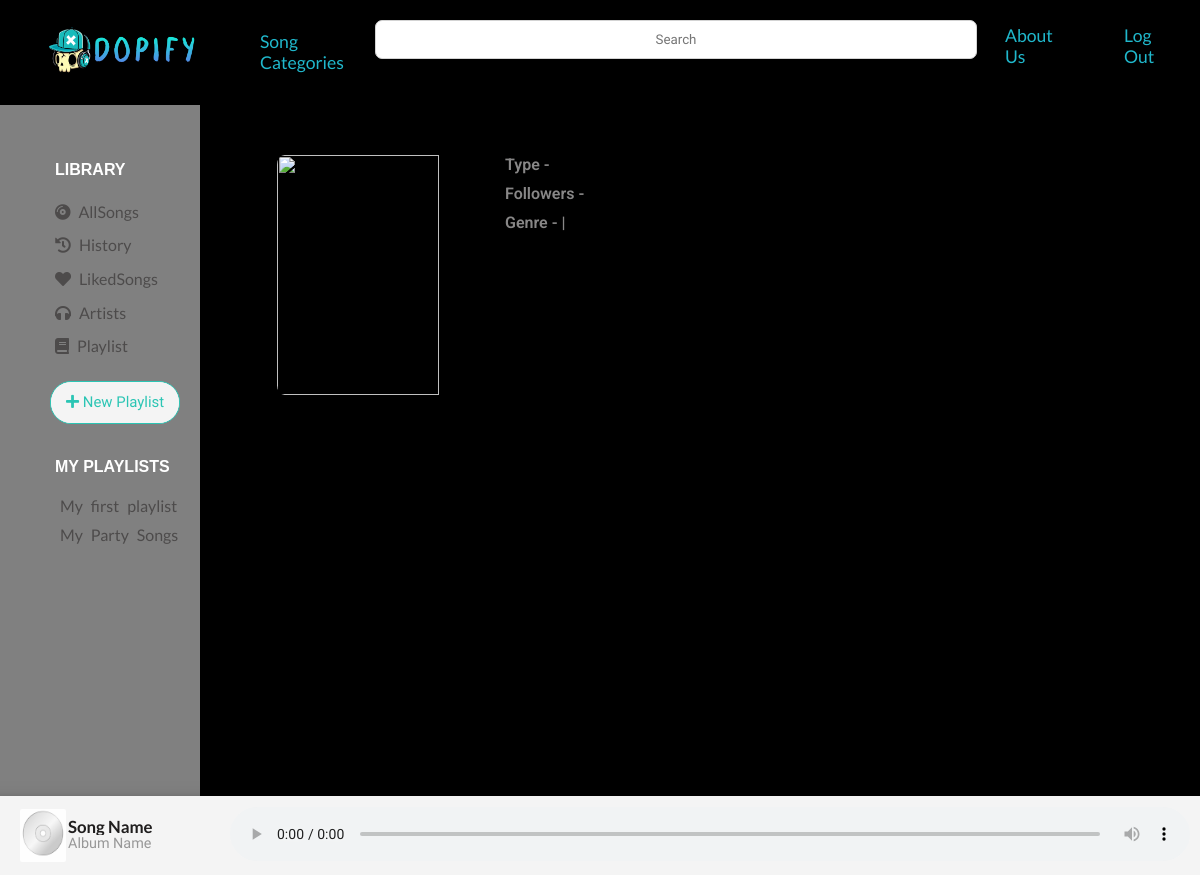
Page /album/2 (signed in) on the committed database.
### music_app/models.py (models this page shows, shortened)
class Playlist(models.Model):
    playlist_id = models.AutoField(primary_key=True)
    user = models.ForeignKey(User, on_delete=models.CASCADE)
    music_ids = ListCharField(base_field=models.CharField(max_length=100), size=100, max_length=(100 * 101))
    playlist_name = models.CharField(max_length=10000000, default="")
    likes = models.IntegerField(default=0)
    followers = models.IntegerField(default=0)
    plays = models.IntegerField(default=0)

### music_app/views.py (the view)
# urls.py: path('album/<int:id>', singerpost, name='singerpost'),
def singerpost(request, id):
    user = request.user
    myPlaylists  = []
    if user.is_authenticated:
        myPlaylists = list(Playlist.objects.filter(user=user))
    singer = Singer.objects.filter(singer_id=id).first()
    singerSongs = Song.objects.filter(singer1=singer.name).all()
    name = singer.name
    print(name)
    results = spotify.search(q='artist:' + name, type='artist')
    items = results['artists']['items']
    results = spotify.artist_top_tracks(items[0]['uri'])
    final_result=results['tracks'][:10]
    items[0]['type'] = items[0]['type'].capitalize()
    for i in range (len(items[0]['genres'])):
        items[0]['genres'][i] = items[0]['genres'][i].title()
    return render(request, 'singerpost.html', {'singerSongs': final_result, 'singer':items[0], 'myPlaylists':myPlaylists})

### music_app/templates/singerpost.html (shortened to what this page needs)
{%extends 'header.html'%}
{% block body %}
{% load static %}
    <link rel="stylesheet" href="{% static 'singerpost.css' %}">
<div id="body-center">
    <div id="playlist">
        <div class="card">
            <img src="{{singer.images.0.url}}" />
            <div class="cardData">
                <p style="margin: 0px 10px 10px 0px; font-size: 1rem; font-weight: 550; font-family: 'Roboto', sans-serif; color: rgb(136, 135, 135);">
                    Type - {{singer.type}}</p>
                <p style="margin: 0px 10px 10px 0px; font-size: 1rem; font-weight: 550; font-family: 'Roboto', sans-serif; color: rgb(136, 135, 135);">
                    Followers - {{singer.followers.total}}</p>
                <p style="margin: 0px 10px 10px 0px; font-size: 1rem; font-weight: 550; font-family: 'Roboto', sans-serif; color: rgb(136, 135, 135);">
                    Genre - {{singer.genres.0}} | {{singer.genres.1}}</p>
            </div>
        </div>
    </div>
</div>
<div id="audio_main" class="audio-decs">
    <div class="audio-data">
        <img id="audio-img" style="height: 53px; width: 64%; border-radius: 4%; margin: 3px 0px 3px 30px;"
            src="{% static 'staticDisk.jpg' %}" alt="Image here">
        <div style="margin: auto 6px;">
            <h4 id="audio-song">Song Name</h4>
            <p id="audio-movie" style="color: rgb(151, 151, 151);">Album Name</p>
        </div>
    </div>
    <div style="margin: auto 0px;">
        <audio preload="none" controls id="audioPlayer">
        </audio>
    </div>
</div>
{% endblock %}

### music_app/templates/header.html (shortened to what this page needs)
<!doctype html>
<html lang="en">
{% load static %}
{% load socialaccount %}
<head>
    <link rel="stylesheet" href="https://unpkg.com/flickity@2/dist/flickity.min.css">
    <link rel="stylesheet" href="https://pro.fontawesome.com/releases/v5.10.0/css/all.css"
 />
    <link rel="stylesheet" href="{% static 'hamburgerNavbar.css' %}">
    <link rel="stylesheet" href="{% static 'navbar.css' %}">
    <link rel="stylesheet" href="{% static 'centerBody.css' %}">
    <link rel="stylesheet" href="{% static 'leftBody.css' %}">
    <link rel="stylesheet" href="{% static 'audioBar.css' %}">
    <link rel="stylesheet" href="{% static 'playlistPopUp.css' %}">
    <link rel="stylesheet" href="{% static 'loginSignup.css' %}">
    <link rel="stylesheet" href="{% static 'loader.css' %}">
    <link rel="stylesheet" href="{% static 'footer.css' %}">
    <link rel="stylesheet" href="{% static 'mediaQueries.css' %}">
    <link rel="stylesheet" href="{% static 'alert.css' %}">
    <link rel="stylesheet" href="{% static 'customScrollBar.css' %}">
</head>
<body >
    <div id="navbar" class="header-with-background">
        <div id="nav-left">
            <a style="margin: auto 10px;" href="\"><img src="{% static 'header-logo.png' %}" alt="Dopify Logo" width="155px" height="auto"></a>
            <a style="margin: auto 10px;" href="{% url 'footer' %}" class="link">Song Categories</a>
        </div>
            {% if user.is_authenticated %}
            <div id='nav-center'>
                <form class="searchBar" autocomplete="off" method="POST" action="/searchResults"> {% csrf_token %}
                    <input type="text" class="searchText" name="data" placeholder="Search">
                </form>
            </div>
            <div id="nav-right">
            <a href=""></a>
            <a href=""></a>
            <a href="{% url 'formex' %}">About Us</a>
            <a href="/logout" class="link">Log Out</a>
            </div>
            {% endif %}
        </div>
    <div id="body-left">
        <div>
            <p
                style="margin: 5px; font-family: Helvetica; font-size: 1rem; font-weight: 700; line-height: 2.5; color: white; text-align: left;">
                LIBRARY</p>
            <a class="left-panel-btn" href="/allSongs"><i class="fas fa-compact-disc"></i> AllSongs</a><br>
            {% if user.is_authenticated %}
            <a class="left-panel-btn" href="/history"><i class="fas fa-history"></i> History</a><br>
            {% endif %}
            {% if user.is_authenticated %}
            <a class="left-panel-btn" href="/likesong"><i class="fas fa-heart"></i> LikedSongs</a><br>
            {% endif %}
            <a class="left-panel-btn"><i class="fas fa-headphones"></i> Artists</a><br>
            <a class="left-panel-btn"><i class="fas fa-book"></i> Playlist</a><br>
            <br>
            {% if user.is_authenticated %}
            <a class="glow-on-hover"
                onclick="document.getElementById('modal-wrapper-playlist').style.display='block'"><i
                    class="fas fa-plus"></i> New Playlist</a>
            {% endif %}
            <br>
            <br>
            <div>
                {% if myPlaylists %}
                <p
                    style="margin: 5px; font-family: Helvetica; font-size: 1rem; font-weight: 700; line-height: 2.5; color: white; text-align: left;">
                    MY PLAYLISTS</p>
                {% for playlist in myPlaylists %}
                <a class="left-panel-playlist-btn"
                    href="/myPlaylist/{{playlist.playlist_id}}">{{playlist.playlist_name}}</a><br>
                {% endfor %}
                {% endif %}
            </div>
        </div>
    </div>
    {% block body %}
    {% endblock %}
</body>
</html>

### music_app/static/hamburgerNavbar.css (style rules this page uses)
* { margin: 0; padding: 0; }
body { width: 100%; height: 139px; background-color: black; overflow: hidden; }
html { scroll-behavior: smooth; }

### music_app/static/navbar.css (style rules this page uses)
#navbar { width: 100%; padding: 10px; display: grid; grid-template-columns: 30% 40% 30%; overflow: hidden; box-shadow: 0 2px 4px 0 rgba(0, 0, 0, 0.05), 0 1px 10px 0 rgba(0, 0, 0, 0.05); }
#nav-right { display: flex; }
#nav-left { display: flex; }
#navbar a { text-decoration: none; padding: 10px; font-family: 'Lato', sans-serif; cursor: pointer; font-size: 1.1rem; color: rgb(68, 68, 68); }
.searchText { width: 550px; height: 2.3rem; border-radius: 7px; margin: 5px auto 0px auto; text-align: center; color: rgb(130, 131, 131); border: 1px solid rgb(211, 211, 211); font-family: 'Baloo Bhai 2', cursive; }

### music_app/static/centerBody.css (style rules this page uses)
#body-center { height: 550px; padding: 20px; margin-left: 240px; padding-right: 40px; overflow: auto; }

### music_app/static/leftBody.css (style rules this page uses)
#body-left { width: 150px; height: 700px; background-repeat: repeat-y; overflow: hidden; position: absolute; padding: 40px 0px 30px 50px; }
.left-panel-btn { font-family: 'Lato', sans-serif; margin: 5px; font-size: 1rem; line-height: 2.1; word-spacing: 0.3rem; color: rgb(77, 75, 75); text-decoration: none; text-align: left; cursor: pointer; }
.left-panel-playlist-btn { font-family: 'Lato', sans-serif; margin: 5px 0px; padding: 5px 10px; font-size: 1rem; line-height: 1.8; word-spacing: 0.3rem; color: rgb(77, 75, 75); text-decoration: none; text-align: left; cursor: pointer; border-radius: 7px; transition: 0.2s; }
.glow-on-hover { display: inline-block; text-decoration: none; vertical-align: middle; font-family: 'Baloo Bhai 2', cursive; padding: 6px 27px; font-size: .93333rem; line-height: 1.4; padding: 10px 15px 10px 15px; border: 1px solid #2bc5b4; outline: none; color: #2bc5b4; background: rgb(244, 244, 244); cursor: pointer; position: relative; z-index: 0; border-radius: 21px; }
.glow-on-hover:before { content: ''; background: linear-gradient(45deg, #4cdac2, #00ffd5, #079c8b, #8feede); position: absolute; top: -2px; left:-2px; background-size: 400%; z-index: -1; filter: blur(2px); width: calc(100% + 4px); height: calc(100% + 4px); animation: glowing 20s linear infinite; opacity: 0; transition: opacity .4s ease-in-out; border-radius: 21px; }
.glow-on-hover:after { z-index: -1; content: ''; position: absolute; width: 100%; height: 100%; background: rgb(244, 244, 244); left: 0; top: 0; border-radius: 21px; }

### music_app/static/audioBar.css (style rules this page uses)
.audio-decs { display: grid; grid-template-columns: 20% 80%; position: fixed; bottom: 0px; right: 0px; width: 100%; padding: 10px; z-index: 1; background-color: rgb(244, 244, 244); box-shadow: 0 4px 8px 0 rgba(0, 0, 0, 0.3), 0 6px 20px 0 rgba(0, 0, 0, 0.19); }
.audio-data { display: grid; grid-template-columns: 30% 80%; }
.audio-decs h4 { font-family: 'Lato', sans-serif; line-height: 1; font-size: 1.05rem; color: rgb(31, 29, 29); white-space: nowrap; overflow: hidden; text-overflow: ellipsis; }
.audio-decs p { font-family: 'Baloo Bhai 2', cursive; font-size: 0.9rem; color: rgb(156, 156, 156); white-space: nowrap; overflow: hidden; text-overflow: ellipsis; }
#audioPlayer { width: 100%; }

### music_app/static/singerpost.css (style rules this page uses)
#body-center { height: 550px; padding: 20px; margin-left: 240px; padding-right: 40px; overflow: auto; }
.card { padding: 30px 0px; display: grid; grid-template-columns: 25% 75%; }
.cardData { padding: 0px 20px; }
.card img { box-shadow: 0 4px 8px 0 rgba(0, 0, 0, 0.3), 0 6px 20px 0 rgba(0, 0, 0, 0.19); border-radius: 4%; margin: 0px auto; height: 240px; width: 85%; }
#playlist { list-style: none; }

### music_app/templates/header.html (style rules this page uses)
.header-with-background { background-color: black; background-size: cover; background-repeat: no-repeat; background-position: center; color: white; padding: 20px; }
#nav-right { display: flex; align-items: right; }
#nav-left a, #nav-center a, #nav-right a { color: #20b8cc; padding: 10px 20px; text-decoration: none; border-radius: 5px; transition: background-color 0.3s; margin-right: 25px; }
.searchText { width: 600px; }
#navbar { border: 5px solid #000; }
#body-left { background-color: #808080; }

### rows in the picture
Playlist: playlist_name "My first playlist"
Playlist: playlist_name "My Party Songs"
